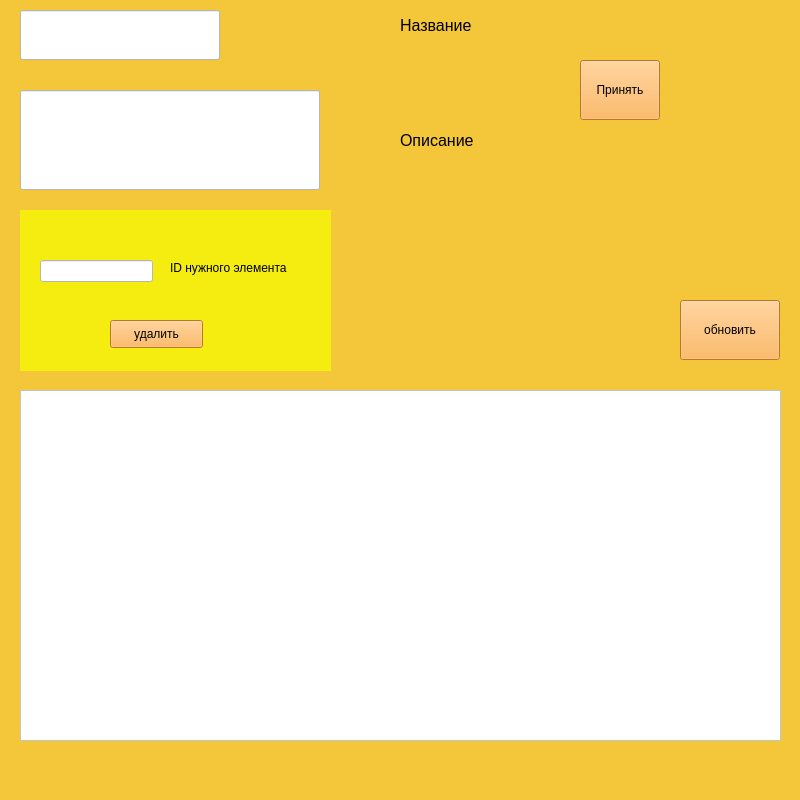
<?xml version="1.0" encoding="UTF-8"?>
<ui version="4.0">
 <class>MainWindow</class>
 <widget class="QMainWindow" name="MainWindow">
  <property name="geometry">
   <rect>
    <x>0</x>
    <y>0</y>
    <width>800</width>
    <height>800</height>
   </rect>
  </property>
  <property name="windowTitle">
   <string>MainWindow</string>
  </property>
  <property name="styleSheet">
   <string notr="true">background-color: rgb(244, 198, 57);</string>
  </property>
  <widget class="QWidget" name="centralwidget">
   <widget class="QPushButton" name="reload_button">
    <property name="geometry">
     <rect>
      <x>680</x>
      <y>300</y>
      <width>100</width>
      <height>60</height>
     </rect>
    </property>
    <property name="styleSheet">
     <string notr="true">background-color: rgb(255, 168, 61);</string>
    </property>
    <property name="text">
     <string>обновить</string>
    </property>
   </widget>
   <widget class="QLabel" name="label">
    <property name="geometry">
     <rect>
      <x>400</x>
      <y>0</y>
      <width>100</width>
      <height>50</height>
     </rect>
    </property>
    <property name="font">
     <font>
      <pointsize>12</pointsize>
     </font>
    </property>
    <property name="text">
     <string>Название</string>
    </property>
   </widget>
   <widget class="QLabel" name="label_2">
    <property name="geometry">
     <rect>
      <x>400</x>
      <y>90</y>
      <width>100</width>
      <height>100</height>
     </rect>
    </property>
    <property name="font">
     <font>
      <pointsize>12</pointsize>
     </font>
    </property>
    <property name="text">
     <string>Описание</string>
    </property>
   </widget>
   <widget class="QLineEdit" name="name_line">
    <property name="geometry">
     <rect>
      <x>20</x>
      <y>10</y>
      <width>200</width>
      <height>50</height>
     </rect>
    </property>
    <property name="styleSheet">
     <string notr="true">background-color: rgb(255, 255, 255);</string>
    </property>
   </widget>
   <widget class="QLineEdit" name="text_line">
    <property name="geometry">
     <rect>
      <x>20</x>
      <y>90</y>
      <width>300</width>
      <height>100</height>
     </rect>
    </property>
    <property name="styleSheet">
     <string notr="true">background-color: rgb(255, 255, 255);</string>
    </property>
   </widget>
   <widget class="QPushButton" name="main_button">
    <property name="geometry">
     <rect>
      <x>580</x>
      <y>60</y>
      <width>80</width>
      <height>60</height>
     </rect>
    </property>
    <property name="styleSheet">
     <string notr="true">background-color: rgb(255, 168, 61);</string>
    </property>
    <property name="text">
     <string>Принять</string>
    </property>
   </widget>
   <widget class="QLabel" name="label_3">
    <property name="geometry">
     <rect>
      <x>20</x>
      <y>210</y>
      <width>311</width>
      <height>161</height>
     </rect>
    </property>
    <property name="styleSheet">
     <string notr="true">background-color: rgb(244, 237, 15);</string>
    </property>
    <property name="text">
     <string/>
    </property>
   </widget>
   <widget class="QPushButton" name="del_button">
    <property name="geometry">
     <rect>
      <x>110</x>
      <y>320</y>
      <width>93</width>
      <height>28</height>
     </rect>
    </property>
    <property name="styleSheet">
     <string notr="true">background-color: rgb(255, 168, 61);
</string>
    </property>
    <property name="text">
     <string>удалить</string>
    </property>
   </widget>
   <widget class="QLineEdit" name="id_line">
    <property name="geometry">
     <rect>
      <x>40</x>
      <y>260</y>
      <width>113</width>
      <height>22</height>
     </rect>
    </property>
    <property name="styleSheet">
     <string notr="true">background-color: rgb(255, 255, 255);</string>
    </property>
   </widget>
   <widget class="QLabel" name="label_4">
    <property name="geometry">
     <rect>
      <x>170</x>
      <y>260</y>
      <width>131</width>
      <height>16</height>
     </rect>
    </property>
    <property name="styleSheet">
     <string notr="true">background-color: rgb(244, 237, 15);</string>
    </property>
    <property name="text">
     <string>ID нужного элемента</string>
    </property>
   </widget>
   <widget class="QTableWidget" name="tableWidget">
    <property name="geometry">
     <rect>
      <x>20</x>
      <y>390</y>
      <width>761</width>
      <height>351</height>
     </rect>
    </property>
    <property name="styleSheet">
     <string notr="true">background-color: rgb(255, 255, 255);</string>
    </property>
   </widget>
  </widget>
  <widget class="QMenuBar" name="menubar">
   <property name="geometry">
    <rect>
     <x>0</x>
     <y>0</y>
     <width>800</width>
     <height>26</height>
    </rect>
   </property>
  </widget>
  <widget class="QStatusBar" name="statusbar"/>
 </widget>
 <resources/>
 <connections/>
</ui>
